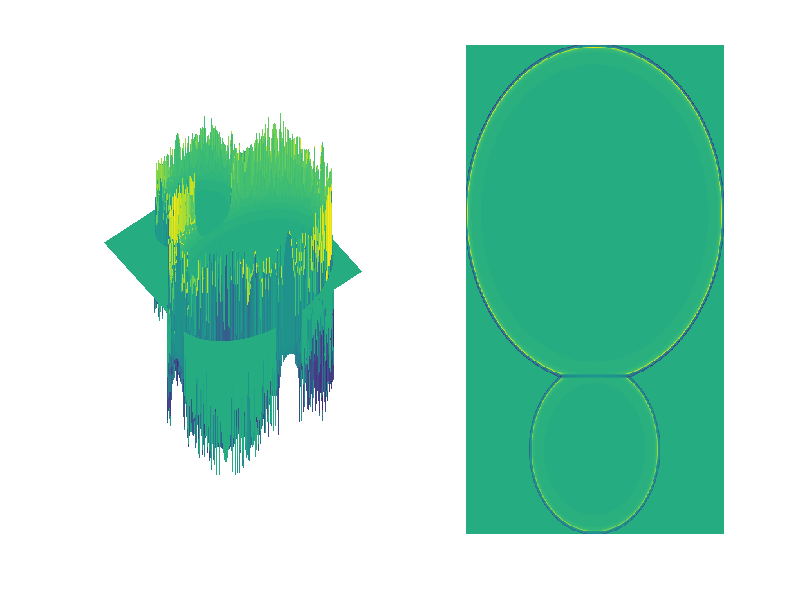

The MATLAB script that drew this image:
% the shape of the potholl is the playground shape
close all;clear;clc;
%% generate the point cloud
R1=2;R2=1; % the ridus of two balls overlapping
r=1/2;
t1=2+sqrt(15)/2;
t2=t1+sqrt(3)/2;
a=0;b=t2+1;c=0;d=4;
l1=abs(b-a);l2=abs(d-c);
n=100; % partition number
% Equidistant partition
x=linspace(c,d,l2*n+1);
y=linspace(a,b,l1*n+1);
[X,Y]=meshgrid(x,y);
[M,N]=size(X);
Z=zeros(M,N);
for i=1:M  % y label
    for j=1:N
        if Y(i,j)<t1
            Z(i,j)=(-1)*sqrt(4-(X(i,j)-2)^2-(Y(i,j)-2)^2);
        else
            Z(i,j)=(-1)*sqrt(1-(X(i,j)-2)^2-(Y(i,j)-t2)^2);
        end
    end
end


% Z=-1.*sqrt(1-X.^2-Y.^2);
Z=real(Z);
% figure;surf(X,Y,Z,'EdgeColor','none');
% colorbar;
% xlabel('X');ylabel('Y');zlabel('Z');
% ball_01=[X,Y,Z];
%% the first-order estimation
s=l1*l2/((M-1)*(N-1));
V=zeros(M,N);
for i=1:M-1
    for j=1:N-1
        f1=Z(i,j);
        f2=Z(i+1,j);
        f3=Z(i,j+1);
        f4=Z(i+1,j+1);
        average_h=(f1+f2+f3+f4)/4;
        V(i,j)=s*average_h;
    end
end
Volume=sum(sum(V));



%% the second-order volume estimation
% filter 6*6
H=[0 0 4 4 0 0;0 3 -7 -7 3 0;4 -7 3 3 -7 4;4 -7 3 3 -7 4;0 3 -7 -7 3 0;0 0 4 4 0 0];
% figure;mesh(H);
Hf=filter2(H,Z,'same');
SS=l1*l2;  % the projected area
Hf_full=filter2(H,Z,'full');
mf=3; % the size of the filter
[M_full,N_full]=size(Hf_full);
Hf_mf=Hf_full(mf:M_full-mf+1,mf:N_full-mf+1);

dividend=4*12*4;  %four direction, four points, 12 is the common dividend
V_Hf=sum(sum(Hf))*s/dividend;
% for the middle area
mD=ceil(6/2);
V_Hf_middle=sum(sum(Hf(mD:M-mD,mD:N-mD)))*s/dividend;
V_Hf_middle_scale=sum(sum(Hf(mD:M-mD,mD:N-mD)))*M*N*s/((M-2*mD)*(N-2*mD)*dividend);
% in fact, below is the true 2th-order estimation
averageH=sum(sum(Hf))/((M-1)*(N-1));
V_Hf_averageH=averageH*SS/dividend;

nf=6;
Hf_nf=Hf_full(nf:M_full-nf+1,nf:N_full-nf+1);
[M_nf,N_nf]=size(Hf_nf);
averageH_nf=sum(sum(Hf_nf))/(M_nf*N_nf);
V_nf=averageH_nf*SS/dividend;


[M_mf,N_mf]=size(Hf_mf);
averageH_mf=sum(sum(Hf_mf))/(M_mf*N_mf);
V_mf=averageH_mf*SS/dividend;

averageH_full=sum(sum(Hf_full))/(M_full*N_full);
V_full=averageH_full*SS/dividend;

V_all_average2=(V_mf+V_full)/2;

figure;subplot(1,2,1);surf(X,Y,Hf,'EdgeColor','none');
axis tight;axis off;
% axis([-1,1,-1,1]);
subplot(1,2,2);imagesc([-1;1],[-1;1],Hf);
axis tight;axis off;
save('XYHfplot_bathtub_001.mat','X','Y','Hf');



Hf1=reshape(Hf,[],1);
Q3=prctile(Hf1,75);
Q1=prctile(Hf1,25);
Q2=prctile(Hf1,50);
% IQR=Q3-Q1;
% Upper_adjacent=Q3+1.5*IQR;
% Lower_adjacent=Q1-1.5*IQR;
% Hf_a=Hf1(Hf1<Upper_adjacent);
% Hf_a=Hf_a(Hf_a>Lower_adjacent);
% Mean_without_outliers=sum(Hf_a)/(M*N);
% V_Hf_mean=Mean_without_outliers*SS/dividend;

V_Hf_Q2=Q2*SS/dividend;
V_all_average3=(V_Hf_Q2+V_mf+V_full)/3;

%% volume calculation and error estimation
True_V=13*pi/6;
V2=Volume-V_all_average3;
V_2021=Volume-V_Hf_middle;
V_2021_scale=Volume-V_Hf_middle_scale;
V_Hf_averageV=Volume-V_Hf_averageH;
V_nf2=Volume-V_nf;

error1=True_V+Volume;
error2=True_V+Volume-V_all_average3;



%% the second-order estimation
% filter 6*6
% H=[0 0 4 4 0 0;0 3 -7 -7 3 0;4 -7 3 3 -7 4;4 -7 3 3 -7 4;0 3 -7 -7 3 0;0 0 4 4 0 0];
% % figure;mesh(H);
% Hf=filter2(H,Z,'same');
% SS=l1*l2;  % the projected area
% Hf_full=filter2(H,Z,'full');
% mf=3; % the size of the filter
% [M_full,N_full]=size(Hf_full);
% Hf_mf=Hf_full(mf:M_full-mf+1,mf:N_full-mf+1);
% 
% dividend=4*12*4;  %four direction, four points, 12 is the common dividend
% V_Hf=sum(sum(Hf))*s/dividend;
% % in fact, below is the true 2th-order estimation
% averageH=sum(sum(Hf))/(M*N);
% V_Hf_averageH=averageH*SS/dividend;
% 
% nf=6;
% Hf_nf=Hf_full(nf:M_full-nf+1,nf:N_full-nf+1);
% [M_nf,N_nf]=size(Hf_nf);
% averageH_nf=sum(sum(Hf_nf))/(M_nf*N_nf);
% V_nf=averageH_nf*SS/dividend;
% 
% 
% [M_mf,N_mf]=size(Hf_mf);
% averageH_mf=sum(sum(Hf_mf))/(M_mf*N_mf);
% V_mf=averageH_mf*SS/dividend;
% 
% averageH_full=sum(sum(Hf_full))/(M_full*N_full);
% V_full=averageH_full*SS/dividend;
% 
% V_all_average2=(V_mf+V_full)/2;
% 
% figure;surf(Hf,'EdgeColor','none');
% colorbar;
% xlabel('X');ylabel('Y');zlabel('Z');
% 
% figure;subplot(1,2,1);surf(X,Y,Hf,'EdgeColor','none');
% axis tight;axis off;
% % axis([-1,1,-1,1]);
% subplot(1,2,2);imagesc([-1;1],[-1;1],Hf);
% axis tight;axis off;
% save('XYZplot_gourd_001.mat','X','Y','Z');
% save('XYHfplot_gourd_001.mat','X','Y','Hf');
% 
% Hf1=reshape(Hf,[],1);
% Q3=prctile(Hf1,75);
% Q1=prctile(Hf1,25);
% Q2=prctile(Hf1,50);
% IQR=Q3-Q1;
% Upper_adjacent=Q3+1.5*IQR;
% Lower_adjacent=Q1-1.5*IQR;
% Hf_a=Hf1(Hf1<Upper_adjacent);
% Hf_a=Hf_a(Hf_a>Lower_adjacent);
% Mean_without_outliers=sum(Hf_a)/(M*N);
% V_Hf_mean=Mean_without_outliers*SS/dividend;
% 
% V_Hf_Q2=Q2*SS/dividend;
% V_all_average3=(V_Hf_Q2+V_mf+V_full)/3;
% 
% %% the error estimation and save the data for ploting and calculation
% True_V=3*pi+sqrt(15)*pi+sqrt(3)*pi/4-5*sqrt(15)*pi/16-sqrt(3)*pi/16;
% V2=Volume-V_all_average3;
% 
% V_Hf_averageV=Volume-V_Hf_averageH;
% 
% 
% error1=True_V+Volume;
% error2=True_V+Volume-V_all_average3;
% 
% X1=reshape(X,[],1);
% Y1=reshape(Y,[],1);
% Z1=reshape(Z,[],1);
% nnZ=size(Z1,1);
% Z2=zeros(nnZ,1);
% base_surface=[X1,Y1,Z2];
% comparison_surface=[X1,Y1,Z1];
% B_C_surface=[base_surface;comparison_surface];
% shp=alphaShape(B_C_surface);
% figure;plot(shp);
% alpha3D_V=volume(shp);
% error_alpha3D=abs(True_V-alpha3D_V);
% 
% % save('base_surface_ball_01.txt','base_surface','-ascii');
% % save('comparison_surface_ball_01.txt','comparison_surface','-ascii');
% 
% base_surface_100=base_surface.*100;
% comparison_surface_100=comparison_surface.*100;
% save('base_surface_gourd_100_001.txt','base_surface_100','-ascii');
% save('comparison_surface_gourd_100_001.txt','comparison_surface_100','-ascii');
% 
% comparison_cloud=pointCloud(comparison_surface);
% B_C_cloud=pointCloud(B_C_surface);
% pcwrite(comparison_cloud,'gourd_comparison_cloud_001','PLYFormat','binary');
% pcwrite(B_C_cloud,'gourd_B_C_cloud_001','PLYFormat','binary');








